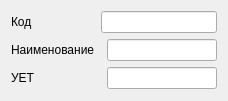
<?xml version="1.0" encoding="UTF-8"?>
<ui version="4.0">
 <class>Form</class>
 <widget class="QWidget" name="Form">
  <property name="geometry">
   <rect>
    <x>0</x>
    <y>0</y>
    <width>228</width>
    <height>101</height>
   </rect>
  </property>
  <property name="windowTitle">
   <string>Form</string>
  </property>
  <layout class="QGridLayout" name="gridLayout">
   <item row="0" column="0">
    <widget class="QLabel" name="label">
     <property name="text">
      <string>Код</string>
     </property>
    </widget>
   </item>
   <item row="0" column="1" colspan="2">
    <widget class="QLineEdit" name="lineEditCode"/>
   </item>
   <item row="1" column="0">
    <widget class="QLabel" name="label_2">
     <property name="text">
      <string>Наименование</string>
     </property>
    </widget>
   </item>
   <item row="1" column="2">
    <widget class="QLineEdit" name="lineEditName"/>
   </item>
   <item row="2" column="0" colspan="2">
    <widget class="QLabel" name="label_3">
     <property name="text">
      <string>УЕТ</string>
     </property>
    </widget>
   </item>
   <item row="2" column="2">
    <widget class="QLineEdit" name="lineEditUet"/>
   </item>
  </layout>
 </widget>
 <resources/>
 <connections/>
</ui>
